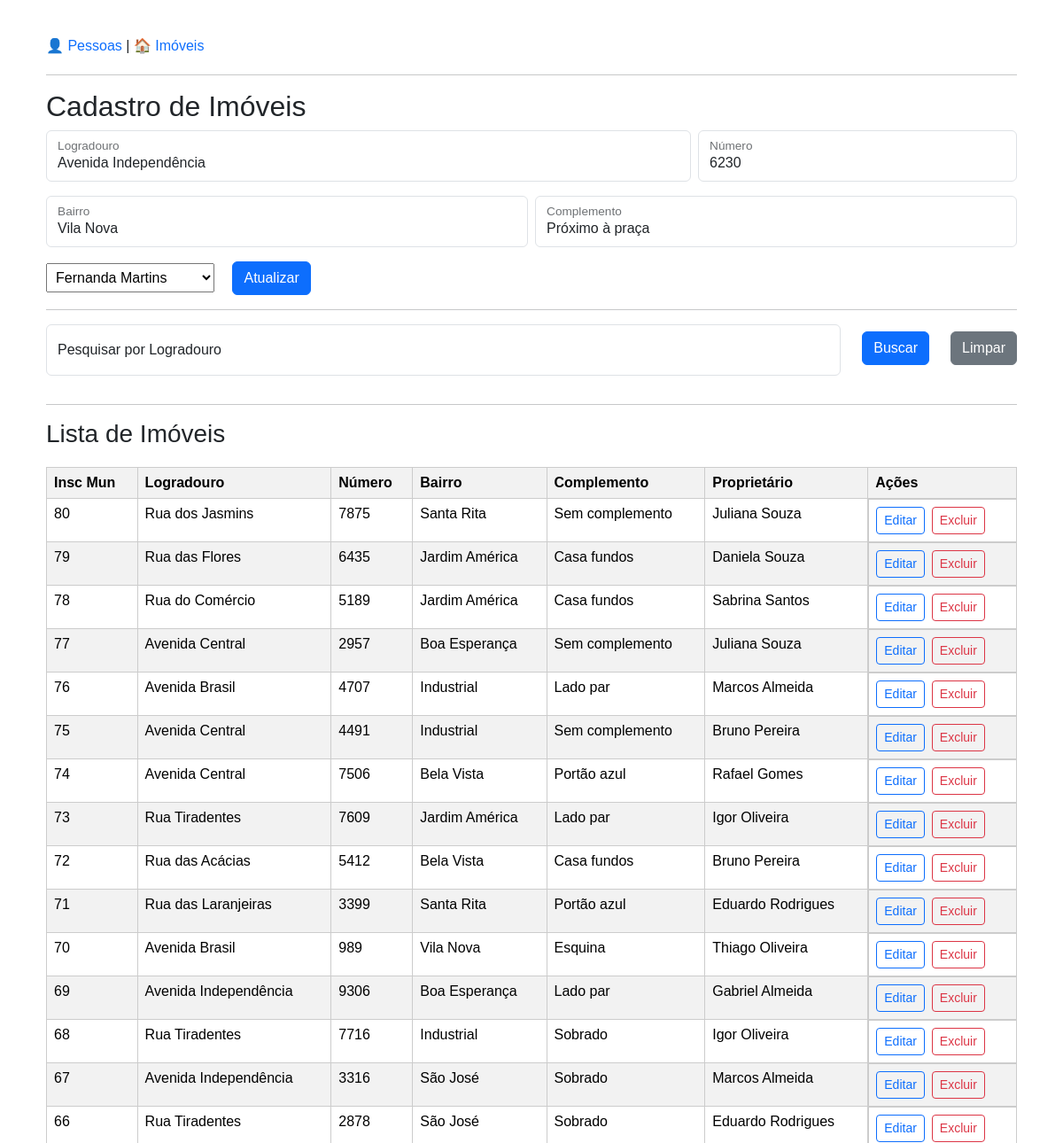
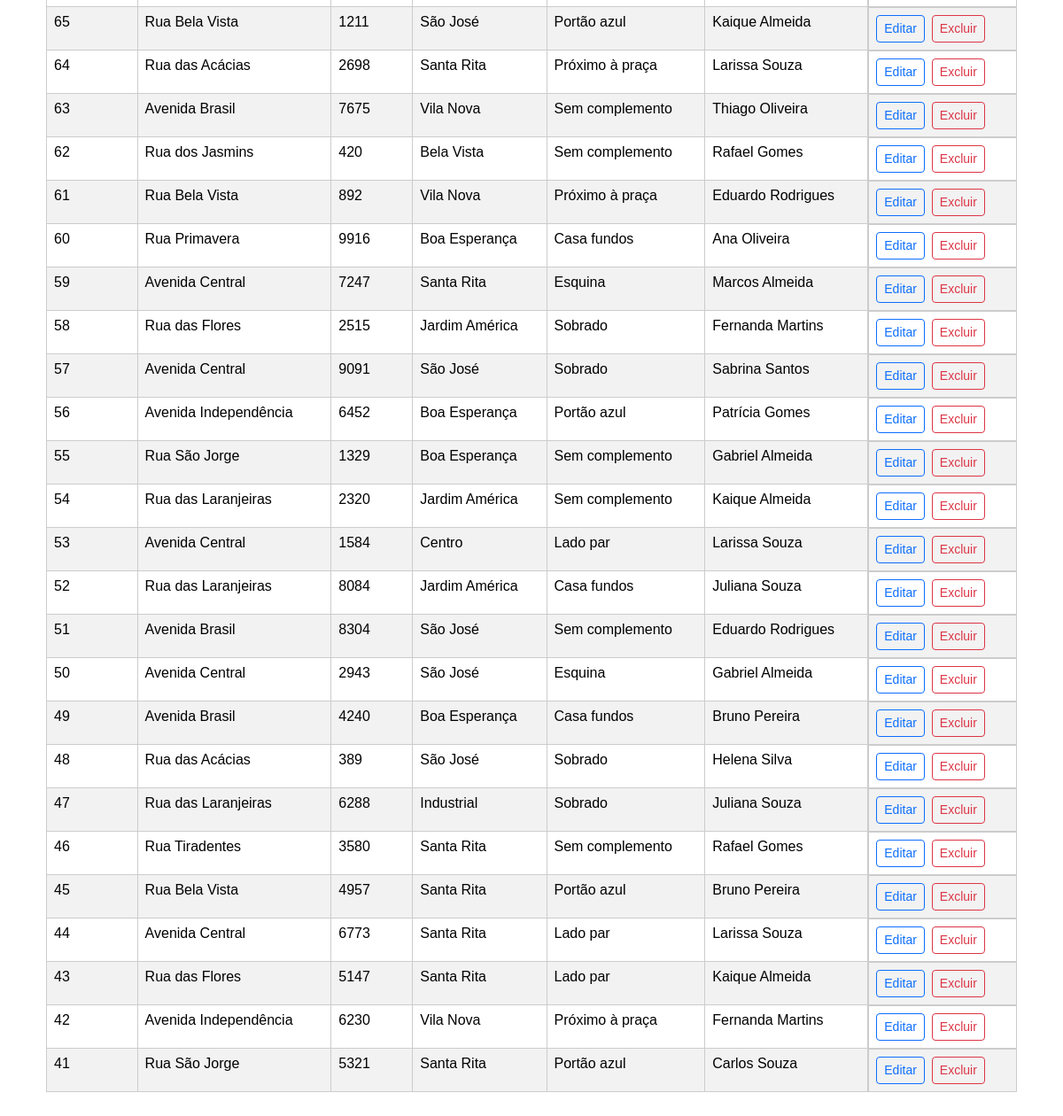
The app's page /properties.php?edit=42 with its own data (2 pictures, top to bottom).
### tables this page shows
CREATE TABLE `properties` (
  `id` int NOT NULL AUTO_INCREMENT,
  `street` varchar(150) NOT NULL,
  `number` varchar(10) NOT NULL,
  `neighborhood` varchar(100) NOT NULL,
  `complement` varchar(100) DEFAULT NULL,
  `person_id` int NOT NULL,
  PRIMARY KEY (`id`),
  KEY `person_id` (`person_id`),
  CONSTRAINT `properties_ibfk_1` FOREIGN KEY (`person_id`) REFERENCES `people` (`id`)
);

CREATE TABLE `people` (
  `id` int NOT NULL AUTO_INCREMENT,
  `name` varchar(150) NOT NULL,
  `birth_date` date NOT NULL,
  `cpf` varchar(14) NOT NULL,
  `gender` varchar(10) NOT NULL,
  `phone` varchar(20) DEFAULT NULL,
  `email` varchar(100) DEFAULT NULL,
  PRIMARY KEY (`id`)
);

### public/properties.php (called while the page is built, shortened)
<?php
require_once ROOT . "/app/views/properties.php";

### app/controllers/PropertyController.php (called while the page is built, shortened)
<?php
require_once __DIR__ . "/../models/Property.php";
require_once __DIR__ . "/../models/Person.php";
class PropertyController {
    private $property;
    private $person;
    public function __construct($pdo) {
        $this->property = new Property($pdo);
        $this->person = new Person($pdo);
    }
    public function index() {
        return $this->property->getAll();
    }
    public function people() {
        return $this->person->getAll();
    }
    public function edit() {
        $id = $_GET["edit"];
        return $this->property->find($id);
    }
}

### app/models/Property.php (called while the page is built, shortened)
<?php
class Property
{
    private $pdo;
    public function __construct($pdo)
    {
        $this->pdo = $pdo;
    }
    public function getAll()
    {
        $stmt = $this->pdo->query("
            SELECT properties.*, people.name AS owner
            FROM properties
            JOIN people ON properties.person_id = people.id
            ORDER BY properties.id DESC
        ");
        return $stmt->fetchAll(PDO::FETCH_ASSOC);
    }
    public function find($id)
    {
        $stmt = $this->pdo->prepare("SELECT * FROM properties WHERE id = ?");
        $stmt->execute([$id]);
        return $stmt->fetch(PDO::FETCH_ASSOC);
    }
}

### app/models/Person.php (called while the page is built, shortened)
<?php
class Person
{
    private $pdo;
    public function __construct($pdo)
    {
        $this->pdo = $pdo;
    }
    public function getAll()
    {
        $stmt = $this->pdo->query("SELECT * FROM people ORDER BY id DESC");
        return $stmt->fetchAll(PDO::FETCH_ASSOC);
    }
}

### app/views/properties.php (the view, shortened to what this page needs)
<?php
require_once ROOT . "/app/config/database.php";
require_once ROOT . "/app/controllers/PropertyController.php";
$controller = new PropertyController($pdo);
if (isset($_GET["street"]) && $_GET["street"] != "") {
    $properties = $controller->searchByStreet($_GET["street"]);
} else {
    $properties = $controller->index();
}
$editProperty = null;
if (isset($_GET["edit"])) {
    $editProperty = $controller->edit();
}
$people = $controller->people();
?>
<link href="https://cdn.jsdelivr.net/npm/bootstrap@5.3.3/dist/css/bootstrap.min.css" rel="stylesheet">
<link rel="stylesheet" href="/css/style.css">
<div class="container mt-4">
    <div style="margin-bottom:20px;">
        <a href="/">👤 Pessoas</a> |
        <a href="/properties.php">🏠 Imóveis</a>
    </div>
    <hr>
    <h2>Cadastro de Imóveis</h2>
    <form method="POST">
        <div class="row g-2">
            <div class="col-sm-8">
                <div class="form-floating mb-3">
                    <input class="form-control" name="street" id="street" placeholder="Logradouro" value="<?= $editProperty["street"] ?? "" ?>" required>
                    <label for="street">Logradouro</label>
                </div>
            </div>
            <div class="col-sm">
                <div class="form-floating mb-3">
                    <input type="number" class="form-control" name="number" id="number" placeholder="Número" value="<?= $editProperty["number"] ?? "" ?>" required>
                    <label for="number">Número</label>
                </div>
            </div>
        </div>
        <div class="row g-2">
            <div class="col-md">
                <div class="form-floating mb-3">
                    <input class="form-control" name="neighborhood" id="neighborhood" placeholder="Bairro" value="<?= $editProperty["neighborhood"] ?? "" ?>" required>
                    <label for="neighborhood">Bairro</label>
                </div>
            </div>
            <div class="col-md">
                <div class="form-floating mb-3">
                    <input class="form-control" name="complement" id="complement" placeholder="Complemento" value="<?= $editProperty["complement"] ?? "" ?>">
                    <label for="complement">Complemento</label>
                </div>
            </div>
        </div>
        <select name="person_id" required>
            <?php foreach ($people as $person): ?>
                <option
                    value="<?= $person["id"] ?>"
                    <?= isset($editProperty) && $editProperty["person_id"] == $person["id"] ? "selected" : "" ?>>
                    <?= $person["name"] ?>
                </option>
            <?php endforeach; ?>
        </select>
        <button class="btn btn-primary mx-3" type="submit" name="<?= $editProperty ? "update" : "create" ?>">
            <?= $editProperty ? "Atualizar" : "Cadastrar" ?>
        </button>
    </form>
    <hr>
    <form method="GET" class="row mb-3">
        <div class="col">
            <div class="form-floating mb-3">
                <input
                    class="form-control"
                    name="street"
                    id="searchStreet"
                    placeholder="Pesquisar por Logradouro"
                    value="<?= $_GET["street"] ?? "" ?>">
                <label for="searchStreet">Pesquisar por Logradouro</label>
            </div>
        </div>
        <div class="col-auto mt-2">
            <button class="btn btn-primary">Buscar</button>
        </div>
        <div class="col-auto mt-2">
            <a href="/properties.php" class="btn btn-secondary">Limpar</a>
        </div>
    </form>
    <hr>
    <h3>Lista de Imóveis</h3>
    <table class="table table-striped">
        <tr>
            <th>Insc Mun</th>
            <th>Logradouro</th>
            <th>Número</th>
            <th>Bairro</th>
            <th>Complemento</th>
            <th>Proprietário</th>
            <th>Ações</th>
        </tr>
        <?php foreach ($properties as $property): ?>
            <tr>
                <td><?= $property["id"] ?></td>
                <td><?= $property["street"] ?></td>
                <td><?= $property["number"] ?></td>
                <td><?= $property["neighborhood"] ?></td>
                <td><?= $property["complement"] ?></td>
                <td><?= $property["owner"] ?></td>
                <td class="d-flex gap-2">
                    <button
                        class="btn btn-sm btn-outline-primary"
                        type="button"
                        onclick="window.location.href='?edit=<?= $property['id'] ?>'">
                        Editar
                    </button>
                    <button
                        class="btn btn-sm btn-outline-danger"
                        type="button"
                        onclick="if (confirm('Excluir imóvel?')) window.location.href='?delete=<?= $property['id'] ?>'">
                        Excluir
                    </button>
                </td>
            </tr>
        <?php endforeach; ?>
    </table>
</div>

### public/css/style.css (style rules this page uses)
table { border-collapse: collapse; margin-top:20px; }
td, th { padding:8px 12px; border:1px solid #ccc; }
form input, form select { padding:6px; }
button { padding:6px 12px; }
a { text-decoration:none; }

### records on screen
properties: street "Avenida Independência", number "6230", neighborhood "Vila Nova", complement "Próximo à praça", person_id "Fernanda Martins", id "42", person.name "Fernanda Martins"
properties: id "80", street "Rua dos Jasmins", number "7875", neighborhood "Santa Rita", complement "Sem complemento", person.name "Juliana Souza"
properties: id "79", street "Rua das Flores", number "6435", neighborhood "Jardim América", complement "Casa fundos", person.name "Daniela Souza"
properties: id "78", street "Rua do Comércio", number "5189", neighborhood "Jardim América", complement "Casa fundos", person.name "Sabrina Santos"
properties: id "77", street "Avenida Central", number "2957", neighborhood "Boa Esperança", complement "Sem complemento", person.name "Juliana Souza"
properties: id "76", street "Avenida Brasil", number "4707", neighborhood "Industrial", complement "Lado par", person.name "Marcos Almeida"
properties: id "75", street "Avenida Central", number "4491", neighborhood "Industrial", complement "Sem complemento", person.name "Bruno Pereira"
properties: id "74", street "Avenida Central", number "7506", neighborhood "Bela Vista", complement "Portão azul", person.name "Rafael Gomes"
properties: id "73", street "Rua Tiradentes", number "7609", neighborhood "Jardim América", complement "Lado par", person.name "Igor Oliveira"
properties: id "72", street "Rua das Acácias", number "5412", neighborhood "Bela Vista", complement "Casa fundos", person.name "Bruno Pereira"
properties: id "71", street "Rua das Laranjeiras", number "3399", neighborhood "Santa Rita", complement "Portão azul", person.name "Eduardo Rodrigues"
properties: id "70", street "Avenida Brasil", number "989", neighborhood "Vila Nova", complement "Esquina", person.name "Thiago Oliveira"
properties: id "69", street "Avenida Independência", number "9306", neighborhood "Boa Esperança", complement "Lado par", person.name "Gabriel Almeida"
properties: id "68", street "Rua Tiradentes", number "7716", neighborhood "Industrial", complement "Sobrado", person.name "Igor Oliveira"
properties: id "67", street "Avenida Independência", number "3316", neighborhood "São José", complement "Sobrado", person.name "Marcos Almeida"
properties: id "66", street "Rua Tiradentes", number "2878", neighborhood "São José", complement "Sobrado", person.name "Eduardo Rodrigues"
properties: id "65", street "Rua Bela Vista", number "1211", neighborhood "São José", complement "Portão azul", person.name "Kaique Almeida"
properties: id "64", street "Rua das Acácias", number "2698", neighborhood "Santa Rita", complement "Próximo à praça", person.name "Larissa Souza"
properties: id "63", street "Avenida Brasil", number "7675", neighborhood "Vila Nova", complement "Sem complemento", person.name "Thiago Oliveira"
properties: id "62", street "Rua dos Jasmins", number "420", neighborhood "Bela Vista", complement "Sem complemento", person.name "Rafael Gomes"
properties: id "61", street "Rua Bela Vista", number "892", neighborhood "Vila Nova", complement "Próximo à praça", person.name "Eduardo Rodrigues"
properties: id "60", street "Rua Primavera", number "9916", neighborhood "Boa Esperança", complement "Casa fundos", person.name "Ana Oliveira"
properties: id "59", street "Avenida Central", number "7247", neighborhood "Santa Rita", complement "Esquina", person.name "Marcos Almeida"
properties: id "58", street "Rua das Flores", number "2515", neighborhood "Jardim América", complement "Sobrado", person.name "Fernanda Martins"
properties: id "57", street "Avenida Central", number "9091", neighborhood "São José", complement "Sobrado", person.name "Sabrina Santos"
properties: id "56", street "Avenida Independência", number "6452", neighborhood "Boa Esperança", complement "Portão azul", person.name "Patrícia Gomes"
properties: id "55", street "Rua São Jorge", number "1329", neighborhood "Boa Esperança", complement "Sem complemento", person.name "Gabriel Almeida"
properties: id "54", street "Rua das Laranjeiras", number "2320", neighborhood "Jardim América", complement "Sem complemento", person.name "Kaique Almeida"
properties: id "53", street "Avenida Central", number "1584", neighborhood "Centro", complement "Lado par", person.name "Larissa Souza"
properties: id "52", street "Rua das Laranjeiras", number "8084", neighborhood "Jardim América", complement "Casa fundos", person.name "Juliana Souza"
properties: id "51", street "Avenida Brasil", number "8304", neighborhood "São José", complement "Sem complemento", person.name "Eduardo Rodrigues"
properties: id "50", street "Avenida Central", number "2943", neighborhood "São José", complement "Esquina", person.name "Gabriel Almeida"
properties: id "49", street "Avenida Brasil", number "4240", neighborhood "Boa Esperança", complement "Casa fundos", person.name "Bruno Pereira"
properties: id "48", street "Rua das Acácias", number "389", neighborhood "São José", complement "Sobrado", person.name "Helena Silva"
properties: id "47", street "Rua das Laranjeiras", number "6288", neighborhood "Industrial", complement "Sobrado", person.name "Juliana Souza"
properties: id "46", street "Rua Tiradentes", number "3580", neighborhood "Santa Rita", complement "Sem complemento", person.name "Rafael Gomes"
properties: id "45", street "Rua Bela Vista", number "4957", neighborhood "Santa Rita", complement "Portão azul", person.name "Bruno Pereira"
properties: id "44", street "Avenida Central", number "6773", neighborhood "Santa Rita", complement "Lado par", person.name "Larissa Souza"
properties: id "43", street "Rua das Flores", number "5147", neighborhood "Santa Rita", complement "Lado par", person.name "Kaique Almeida"
properties: id "41", street "Rua São Jorge", number "5321", neighborhood "Santa Rita", complement "Portão azul", person.name "Carlos Souza"
